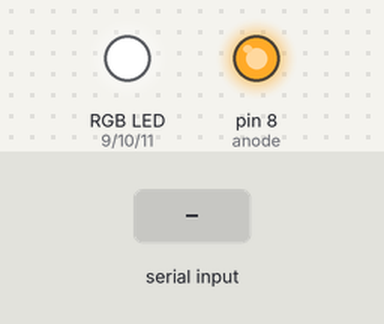
The sketch below on a simulated Arduino Uno, built with avr-gcc and run on an emulated ATmega328P. Shown: an RGB LED mixed from three pins (HIGH = lit), output pins drawn as LEDs (lit = HIGH). The test bench sets the inputs (shaded band). Dim RGB values are drawn brighter than linear.

Above: at 1.2 s.
1.3 s: "r,45\n" received over Serial
At 2.5 s:
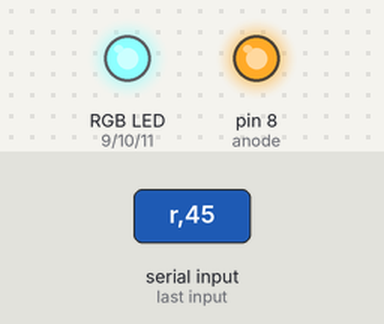
2.8 s: "g,45\n" received over Serial
At 3.7 s:
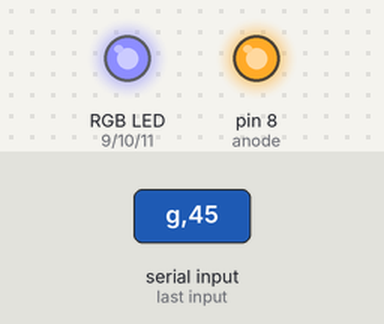
4.3 s: "r90\n" received over Serial
At 4.8 s:
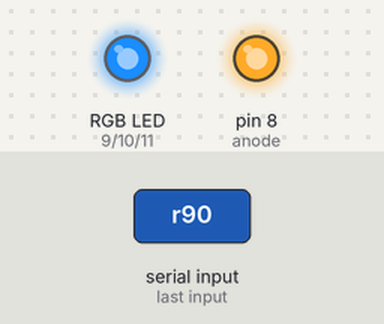
5.8 s: "b,45\n" received over Serial
At 7.0 s:
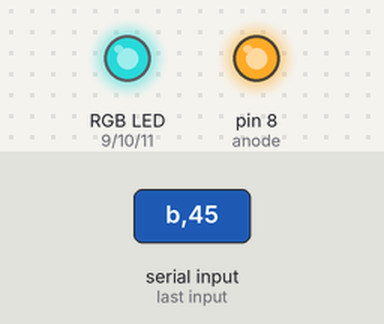
7.3 s: "g90\n" received over Serial
At 8.3 s:
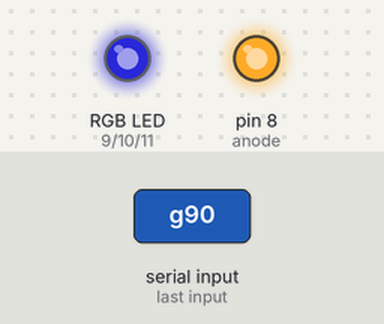
8.8 s: "r" received over Serial
At 10.1 s:
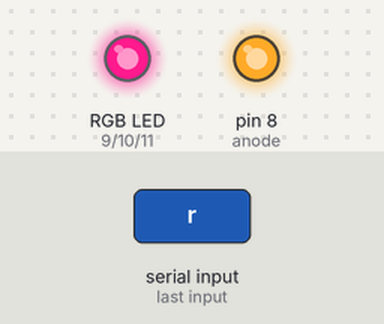
Timing chart, 0 to 11.8 s (numbered marks = the images above; inputs shaded):
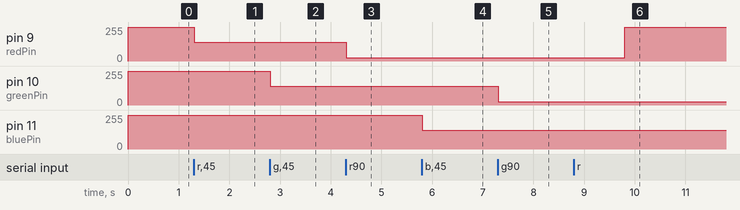

Measured:
- after the input at 1.3 s, pin 9 (redPin): 255/255 → 141/255 at once
- after the input at 2.8 s, pin 10 (greenPin): 255/255 → 141/255 at once
- after the input at 4.3 s, pin 9 (redPin): 141/255 → 26/255 at once
- after the input at 5.8 s, pin 11 (bluePin): 255/255 → 141/255 at once
- after the input at 7.3 s, pin 10 (greenPin): 141/255 → 26/255 at once
- after the input at 8.8 s, pin 9 (redPin): 26/255 → 255/255 after 1.0 s

The sketch:

RGBLEDControl.ino
```cpp
/*
  Serial RGB LED controller
 Context: Arduino

 Controls an RGB LED whose R, G and B legs are
 connected to pins 9, 10, and 11, respectively.

 To control it, send a string formatted like so:
 r/255/g/0/b/127
 or r255g0b127

 This was designed to be used with a REST or
 OSC-formatted command string, as shown above.

 created 19 July 2010
 modified 11 Nov 2012
 by Tom Igoe

 */

// constants to hold the output pin numbers:
const int greenPin = 10;
const int anode = 8;
const int bluePin = 11;
const int redPin = 9;

void setup() {
  // initiate serial communication:
  Serial.begin(9600);

  // initialize the LED pins as outputs:
  pinMode(redPin, OUTPUT);
  pinMode(greenPin, OUTPUT);
  pinMode(bluePin, OUTPUT);
  // use the anode pin as ground and set it low:
  pinMode(anode, OUTPUT);
  digitalWrite(anode, HIGH);
  // set the color pins high to turn off the LED:
  digitalWrite(redPin, HIGH);
  digitalWrite(greenPin, HIGH);
  digitalWrite(bluePin, HIGH);

}
void loop() {

  int currentPin = 0; // current pin to be faded

  // if there's any serial data in the buffer, read a byte:
  if (Serial.available() > 0) {
    int inByte = Serial.read();

    // respond to the values 'r', 'g', 'b'.
    // you don't care about any other value:
    switch (inByte) {
    case'r':     // red
      currentPin = redPin;
      break;
    case 'g':    // green
      currentPin = greenPin;

      break;
    case 'b':    // blue
      currentPin = bluePin;
      break;
    }

    // if you have a legitimate pin number,
    // use the parseInt function to listen for a level:
    if (currentPin != 0){
      int brightness = Serial.parseInt();

      // map the result to a level from 0 to 255
      // note: the reversal of the output values is because
      // you're using a common anode LED, and taking one of
      // the cathodes HIGH actually turns that channel off:
      brightness = map(brightness, 0, 100, 255, 0);

      // set the brightness for this color:
      analogWrite(currentPin, brightness);
    }
  }
}
```
